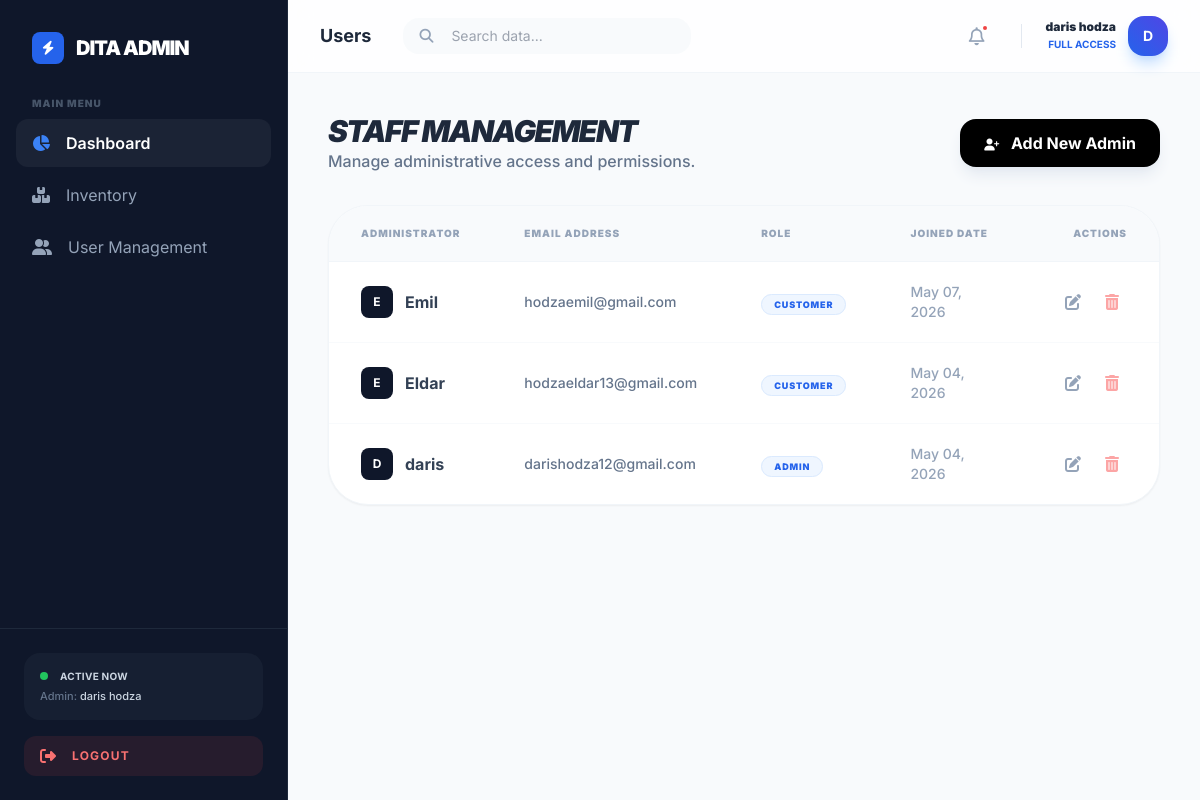
The page /admin/users.php (signed in) on the database its author committed.
### tables this page shows
CREATE TABLE `users` (
  `id` int NOT NULL,
  `first_name` varchar(50) NOT NULL,
  `last_name` varchar(50) NOT NULL,
  `email` varchar(100) NOT NULL,
  `password` varchar(255) NOT NULL,
  `phone` varchar(20) DEFAULT NULL,
  `address` text,
  `role` enum('customer','admin') DEFAULT 'customer',
  `created_at` timestamp NULL DEFAULT CURRENT_TIMESTAMP
);

### admin/users.php (the view)
<?php
include('includes/header.php');
require_once('includes/connect.php');
try {
    $query = "SELECT id, first_name, email, role, created_at FROM users ORDER BY id DESC";
    $stmt = $pdo->prepare($query);
    $stmt->execute();
    $users = $stmt->fetchAll();
} catch (PDOException $e) {
    die("Error fetching users: " . $e->getMessage());
}
?>
<div class="max-w-7xl mx-auto">
    <div class="flex justify-between items-center mb-8">
        <div>
            <h1 class="text-3xl font-black text-slate-800 uppercase tracking-tighter italic">Staff Management</h1>
            <p class="text-slate-500 font-medium">Manage administrative access and permissions.</p>
        </div>
        <a href="create_users.php" class="bg-black text-white px-6 py-3 rounded-2xl font-bold hover:bg-slate-800 transition-all shadow-lg shadow-slate-200">
            <i class="fas fa-user-plus mr-2 text-xs"></i> Add New Admin
        </a>
    </div>
    <div class="bg-white rounded-[2.5rem] border border-slate-100 shadow-sm overflow-hidden">
        <table class="w-full text-left">
            <thead>
                <tr class="bg-slate-50 border-b border-slate-100">
                    <th class="px-8 py-5 text-[10px] font-black text-slate-400 uppercase tracking-widest">Administrator</th>
                    <th class="px-8 py-5 text-[10px] font-black text-slate-400 uppercase tracking-widest">Email Address</th>
                    <th class="px-8 py-5 text-[10px] font-black text-slate-400 uppercase tracking-widest">Role</th>
                    <th class="px-8 py-5 text-[10px] font-black text-slate-400 uppercase tracking-widest">Joined Date</th>
                    <th class="px-8 py-5 text-[10px] font-black text-slate-400 uppercase tracking-widest text-right">Actions</th>
                </tr>
            </thead>
            <tbody class="divide-y divide-slate-50">
                <?php foreach($users as $user): ?>
                <tr class="hover:bg-slate-50/50 transition-colors">
                    <td class="px-8 py-5">
                        <div class="flex items-center gap-3">
                            <div class="w-8 h-8 rounded-lg bg-slate-900 text-white flex items-center justify-center font-bold text-xs uppercase">
                                <?php echo substr($user['first_name'], 0, 1); ?>
                            </div>
                            <span class="font-bold text-slate-700"><?php echo htmlspecialchars($user['first_name']); ?></span>
                        </div>
                    </td>
                    <td class="px-8 py-5 text-sm text-slate-500 font-medium"><?php echo htmlspecialchars($user['email']); ?></td>
                    <td class="px-8 py-5">
                        <span class="px-3 py-1 rounded-full text-[9px] font-black uppercase tracking-widest bg-blue-50 text-blue-600 border border-blue-100">
                            <?php echo htmlspecialchars($user['role'] ?? 'Admin'); ?>
                        </span>
                    </td>
                    <td class="px-8 py-5 text-sm text-slate-400 font-medium">
                        <?php echo date('M d, Y', strtotime($user['created_at'])); ?>
                    </td>
                    <td class="px-8 py-5 text-right">
                        <div class="flex justify-end gap-2">
                            <a href="edit_users.php?id=<?php echo $user['id']; ?>" class="text-slate-400 hover:text-black transition-colors px-2">
                                <i class="fas fa-edit"></i>
                            </a>
                            <a href="delete_users.php?id=<?php echo $user['id']; ?>"
                               onclick="return confirm('Are you sure you want to remove this admin?')"
                               class="text-red-300 hover:text-red-600 transition-colors px-2">
                                <i class="fas fa-trash-alt"></i>
                            </a>
                        </div>
                    </td>
                </tr>
                <?php endforeach; ?>
            </tbody>
        </table>
    </div>
</div>
</main></div></body></html>

### admin/includes/header.php (shortened to what this page needs)
<!DOCTYPE html>
<html lang="en">
<head>
    <script src="https://cdn.tailwindcss.com"></script>
    <link rel="stylesheet" href="https://cdnjs.cloudflare.com/ajax/libs/font-awesome/6.4.0/css/all.min.css">
</head>
<body class="bg-slate-50 flex min-h-screen overflow-x-hidden">
    <?php include('sidebar.php'); ?>
    <div class="flex-1 flex flex-col min-w-0">
        <?php include('navbar.php'); ?>
        <main class="p-6 lg:p-10">

### admin/includes/sidebar.php
<aside class="w-72 bg-slate-900 text-slate-400 flex flex-col sticky top-0 h-screen hidden lg:flex border-r border-slate-800">
    <div class="p-8 flex items-center gap-3">
        <div class="w-8 h-8 bg-blue-600 rounded-lg flex items-center justify-center text-white">
            <i class="fas fa-bolt text-sm"></i>
        </div>
        <span class="text-white font-black tracking-tighter text-xl uppercase">Dita Admin</span>
    </div>
    <nav class="flex-1 px-4 space-y-1">
        <p class="px-4 text-[10px] font-black uppercase tracking-widest text-slate-600 mb-2">Main Menu</p>
        <a href="index.php" class="flex items-center gap-4 px-4 py-3 rounded-xl text-white bg-white/5 font-semibold group transition-all">
            <i class="fas fa-chart-pie text-blue-500 group-hover:scale-110 transition-transform"></i>
            <span>Dashboard</span>
        </a>
        <a href="inventory.php" class="flex items-center gap-4 px-4 py-3 rounded-xl hover:bg-white/5 hover:text-white transition-all group">
            <i class="fas fa-boxes group-hover:text-blue-400"></i>
            <span>Inventory</span>
        </a>
        <a href="users.php" class="flex items-center gap-4 px-4 py-3 rounded-xl hover:bg-white/5 hover:text-white transition-all group">
            <i class="fas fa-user-friends group-hover:text-blue-400"></i>
            <span>User Management</span>
        </a>
    </nav>
    <div class="p-6 border-t border-slate-800 space-y-4">
        <div class="bg-slate-800/50 p-4 rounded-2xl">
            <div class="flex items-center gap-3 mb-1">
                <div class="w-2 h-2 rounded-full bg-green-500 animate-pulse"></div>
                <span class="text-[10px] font-bold text-slate-300 tracking-wide uppercase">Active Now</span>
            </div>
            <p class="text-[11px] text-slate-500 font-medium truncate">
                Admin: <span class="text-slate-300"><?php echo htmlspecialchars($_SESSION['username'] ?? 'Guest'); ?></span>
            </p>
        </div>
        <a href="logout.php" class="flex items-center gap-4 px-4 py-3 rounded-xl bg-red-500/10 text-red-400 hover:bg-red-500 hover:text-white transition-all font-bold group">
            <i class="fas fa-sign-out-alt transition-transform group-hover:-translate-x-1"></i>
            <span class="text-xs uppercase tracking-widest">Logout</span>
        </a>
    </div>
</aside>

### admin/includes/navbar.php (shortened to what this page needs)
<nav class="sticky top-0 z-30 flex items-center justify-between px-8 py-4 bg-white/80 backdrop-blur-md border-b border-slate-100">
    <div class="flex items-center gap-8">
        <h2 class="text-slate-800 font-bold text-lg hidden md:block">
            <?php
                echo ucfirst(str_replace('.php', '', basename($_SERVER['PHP_SELF'])));
            ?>
        </h2>
        <div class="relative w-72 hidden lg:block">
            <i class="fas fa-search absolute left-4 top-1/2 -translate-y-1/2 text-slate-400 text-sm"></i>
            <input type="text" placeholder="Search data..."
                   class="w-full bg-slate-100/50 border-none rounded-2xl pl-12 pr-4 py-2 text-sm focus:ring-2 focus:ring-blue-500/20 outline-none transition-all">
        </div>
    </div>
    <div class="flex items-center gap-6">
        <button class="w-10 h-10 flex items-center justify-center rounded-xl text-slate-400 hover:bg-slate-100 hover:text-blue-600 transition-all relative">
            <i class="far fa-bell text-lg"></i>
            <span class="absolute top-2 right-2 w-2 h-2 bg-red-500 rounded-full border-2 border-white"></span>
        </button>
        <div class="flex items-center gap-3 group cursor-pointer">
            <div class="text-right hidden sm:block">
                <p class="text-xs font-black text-slate-800 leading-none">
                    <?php echo htmlspecialchars($_SESSION['username'] ?? 'Admin'); ?>
                </p>
                <p class="text-[10px] font-bold text-blue-600 uppercase mt-1">Full Access</p>
            </div>
            <div class="w-10 h-10 rounded-2xl bg-gradient-to-tr from-blue-600 to-indigo-600 flex items-center justify-center text-white shadow-lg shadow-blue-200 group-hover:scale-105 transition-transform">
                <span class="font-bold text-sm">
                    <?php echo strtoupper(substr($_SESSION['username'] ?? 'A', 0, 1)); ?>
                </span>
            </div>
        </div>
    </div>
</nav>

### admin/includes/header.php (style rules this page uses)
body { font-family: 'Inter', sans-serif; }

### rows shown on the page
users: first_name "E", first_name "Emil", email "hodzaemil@gmail.com", role "CUSTOMER", created_at "May 07, 2026"
users: first_name "E", first_name "Eldar", email "hodzaeldar13@gmail.com", role "CUSTOMER", created_at "May 04, 2026"
users: first_name "D", first_name "daris", email "darishodza12@gmail.com", role "ADMIN", created_at "May 04, 2026"

### other values the page prints
$_SESSION['username'] "daris hodza"
str_replace('.php', '', basename($_SERVER['PHP_SELF'])) "Users"
substr($_SESSION['username'] ?? 'A', 0, 1) "D"
